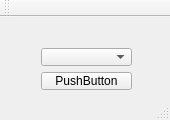
<?xml version="1.0" encoding="UTF-8"?>
<ui version="4.0">
 <class>MainWindow</class>
 <widget class="QMainWindow" name="MainWindow">
  <property name="geometry">
   <rect>
    <x>0</x>
    <y>0</y>
    <width>170</width>
    <height>120</height>
   </rect>
  </property>
  <property name="minimumSize">
   <size>
    <width>170</width>
    <height>120</height>
   </size>
  </property>
  <property name="maximumSize">
   <size>
    <width>170</width>
    <height>120</height>
   </size>
  </property>
  <property name="windowTitle">
   <string>QCombobox</string>
  </property>
  <widget class="QWidget" name="centralWidget">
   <widget class="QWidget" name="">
    <property name="geometry">
     <rect>
      <x>30</x>
      <y>20</y>
      <width>113</width>
      <height>64</height>
     </rect>
    </property>
    <layout class="QVBoxLayout" name="verticalLayout">
     <item>
      <widget class="QComboBox" name="comboBox"/>
     </item>
     <item>
      <widget class="QPushButton" name="pushButton">
       <property name="text">
        <string>PushButton</string>
       </property>
      </widget>
     </item>
    </layout>
   </widget>
  </widget>
  <widget class="QMenuBar" name="menuBar">
   <property name="geometry">
    <rect>
     <x>0</x>
     <y>0</y>
     <width>170</width>
     <height>22</height>
    </rect>
   </property>
  </widget>
  <widget class="QToolBar" name="mainToolBar">
   <attribute name="toolBarArea">
    <enum>TopToolBarArea</enum>
   </attribute>
   <attribute name="toolBarBreak">
    <bool>false</bool>
   </attribute>
  </widget>
  <widget class="QStatusBar" name="statusBar"/>
 </widget>
 <layoutdefault spacing="6" margin="11"/>
 <resources/>
 <connections/>
</ui>
